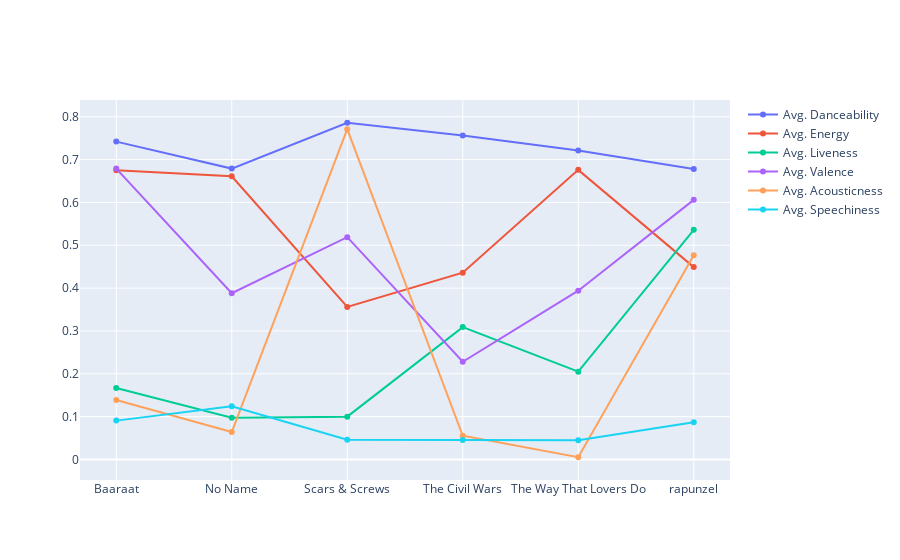

The notebook cell saved with this chart:
### Code cell
album = summaryDF['album']
fig = go.Figure()
fig.add_trace(go.Scatter(x=album, y=DF1['danceability'],
                         mode='lines+markers', name='Avg. Danceability',))
fig.add_trace(go.Scatter(x=album, y=DF1['energy'],
                         mode='lines+markers', name='Avg. Energy'))
fig.add_trace(go.Scatter(x=album, y=DF1['liveness'],
                         mode='lines+markers', name='Avg. Liveness'))
fig.add_trace(go.Scatter(x=album, y=DF1['valence'],
                         mode='lines+markers', name='Avg. Valence'))
fig.add_trace(go.Scatter(x=album, y=DF1['acousticness'],
                         mode='lines+markers', name='Avg. Acousticness'))
fig.add_trace(go.Scatter(x=album, y=DF1['speechiness'],
                         mode='lines+markers', name='Avg. Speechiness'))

### Figure 1 — Plotly figure (JSON) as saved in the notebook; plotly's stock layout.template omitted (floating-point values rounded to 4 significant figures)
{"data": [{"mode": "lines+markers", "name": "Avg. Danceability", "type": "scatter", "x": ["Baaraat", "No Name", "Scars & Screws", "The Civil Wars", "The Way That Lovers Do", "rapunzel"], "y": [0.742, 0.679, 0.786, 0.756, 0.721, 0.678, 0.552, 0.606, 0.661, 0.533, 0.659, 0.43, 0.254, 0.364, 0.358, 0.747, 0.512, 0.738, 0.739, 0.481, 0.611, 0.317, 0.541, 0.661, 0.348, 0.338, 0.534, 0.36, 0.784, 0.831, 0.601, 0.824, 0.814, 0.435, 0.666, 0.432, 0.833, 0.338, 0.401, 0.585, 0.58, 0.37, 0.693, 0.439, 0.677, 0.656, 0.507, 0.735, 0.49, 0.502, 0.696, 0.504]}, {"mode": "lines+markers", "name": "Avg. Energy", "type": "scatter", "x": ["Baaraat", "No Name", "Scars & Screws", "The Civil Wars", "The Way That Lovers Do", "rapunzel"], "y": [0.675, 0.661, 0.356, 0.436, 0.676, 0.449, 0.667, 0.488, 0.415, 0.678, 0.277, 0.199, 0.349, 0.172, 0.58, 0.265, 0.381, 0.599, 0.39, 0.669, 0.525, 0.451, 0.254, 0.481, 0.31, 0.56, 0.458, 0.247, 0.39, 0.364, 0.459, 0.543, 0.786, 0.588, 0.35, 0.429, 0.639, 0.0948, 0.161, 0.625, 0.589, 0.301, 0.459, 0.313, 0.454, 0.436, 0.516, 0.501, 0.229, 0.446, 0.543, 0.405]}, {"mode": "lines+markers", "name": "Avg. Liveness", "type": "scatter", "x": ["Baaraat", "No Name", "Scars & Screws", "The Civil Wars", "The Way That Lovers Do", "rapunzel"], "y": [0.167, 0.0976, 0.1, 0.309, 0.205, 0.536, 0.0777, 0.184, 0.31, 0.145, 0.128, 0.145, 0.234, 0.0916, 0.127, 0.11, 0.109, 0.13, 0.0732, 0.139, 0.112, 0.0898, 0.101, 0.0789, 0.111, 0.108, 0.095, 0.104, 0.139, 0.0736, 0.144, 0.178, 0.0976, 0.156, 0.238, 0.136, 0.101, 0.1, 0.118, 0.0376, 0.121, 0.113, 0.12, 0.0464, 0.274, 0.221, 0.128, 0.104, 0.126, 0.331, 0.394, 0.102]}, {"mode": "lines+markers", "name": "Avg. Valence", "type": "scatter", "x": ["Baaraat", "No Name", "Scars & Screws", "The Civil Wars", "The Way That Lovers Do", "rapunzel"], "y": [0.679, 0.388, 0.519, 0.228, 0.394, 0.606, 0.348, 0.468, 0.286, 0.683, 0.24, 0.477, 0.303, 0.105, 0.352, 0.2, 0.114, 0.575, 0.285, 0.351, 0.299, 0.459, 0.251, 0.154, 0.0474, 0.576, 0.275, 0.279, 0.316, 0.649, 0.231, 0.548, 0.797, 0.516, 0.272, 0.205, 0.448, 0.237, 0.112, 0.666, 0.363, 0.149, 0.35, 0.243, 0.273, 0.196, 0.486, 0.551, 0.281, 0.311, 0.3, 0.176]}, {"mode": "lines+markers", "name": "Avg. Acousticness", "type": "scatter", "x": ["Baaraat", "No Name", "Scars & Screws", "The Civil Wars", "The Way That Lovers Do", "rapunzel"], "y": [0.139, 0.0641, 0.771, 0.0554, 0.0052, 0.477, 0.0381, 0.597, 0.0202, 0.663, 0.443, 0.906, 0.85, 0.92, 0.768, 0.745, 0.784, 0.434, 0.0475, 0.92, 0.767, 0.537, 0.929, 0.662, 0.845, 0.204, 0.299, 0.838, 0.286, 0.0268, 0.195, 0.101, 0.069, 0.735, 0.204, 0.0095, 0.152, 0.884, 0.781, 0.0444, 0.343, 0.845, 0.733, 0.692, 0.83, 0.845, 0.457, 0.627, 0.804, 0.466, 0.438, 0.786]}, {"mode": "lines+markers", "name": "Avg. Speechiness", "type": "scatter", "x": ["Baaraat", "No Name", "Scars & Screws", "The Civil Wars", "The Way That Lovers Do", "rapunzel"], "y": [0.0907, 0.124, 0.0462, 0.0457, 0.045, 0.0869, 0.333, 0.0255, 0.183, 0.0256, 0.119, 0.0348, 0.0379, 0.0335, 0.045, 0.0354, 0.0258, 0.0393, 0.0918, 0.455, 0.0354, 0.0347, 0.0387, 0.0294, 0.0413, 0.0298, 0.233, 0.0396, 0.0615, 0.124, 0.44, 0.209, 0.232, 0.0336, 0.0389, 0.0293, 0.0676, 0.0434, 0.0372, 0.0765, 0.327, 0.0322, 0.0407, 0.0291, 0.0673, 0.0744, 0.106, 0.167, 0.0273, 0.0365, 0.0454, 0.0515]}], "layout": {}}
